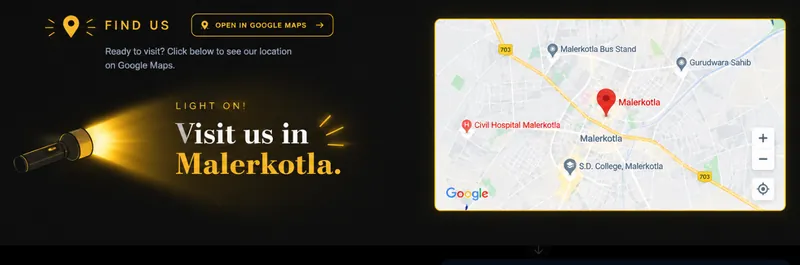
#> input picture find us.webp, 800 x 265 px
$ python -i process_product_images.py   (imports and definitions only)
#> lines starting #> are read from the running program, lines starting #| are printed output that depends on the picture
from __future__ import annotations

import re
import sys
import unicodedata
from io import BytesIO
from pathlib import Path

from PIL import Image, ImageOps


ROOT = Path(__file__).resolve().parent
SOURCE_DIR = ROOT / "product-images-raw"
OUTPUT_DIR = ROOT / "Assets" / "products"
BACKGROUND = (245, 242, 236)
MAX_BYTES = 200 * 1024


# [6 lines left out: function output_name, not called in this run]


def prepare_image(source: Path) -> Image.Image:
#> called with source = 'find us.webp'
    with Image.open(source) as opened:
#> opened is the input picture: PIL image 800x265 RGB; mean R, G, B 93.5, 90.6, 83.4
        image = ImageOps.exif_transpose(opened)
        if image.mode in ("RGBA", "LA") or "transparency" in image.info:
            foreground = image.convert("RGBA")
            canvas = Image.new("RGBA", foreground.size, (*BACKGROUND, 255))
            canvas.alpha_composite(foreground)
            image = canvas.convert("RGB")
        else:
            image = image.convert("RGB")

    width, height = image.size
#> width = 800; height = 265
    side = max(width, height)
#> side = 800
    if width != height:
        square = Image.new("RGB", (side, side), BACKGROUND)
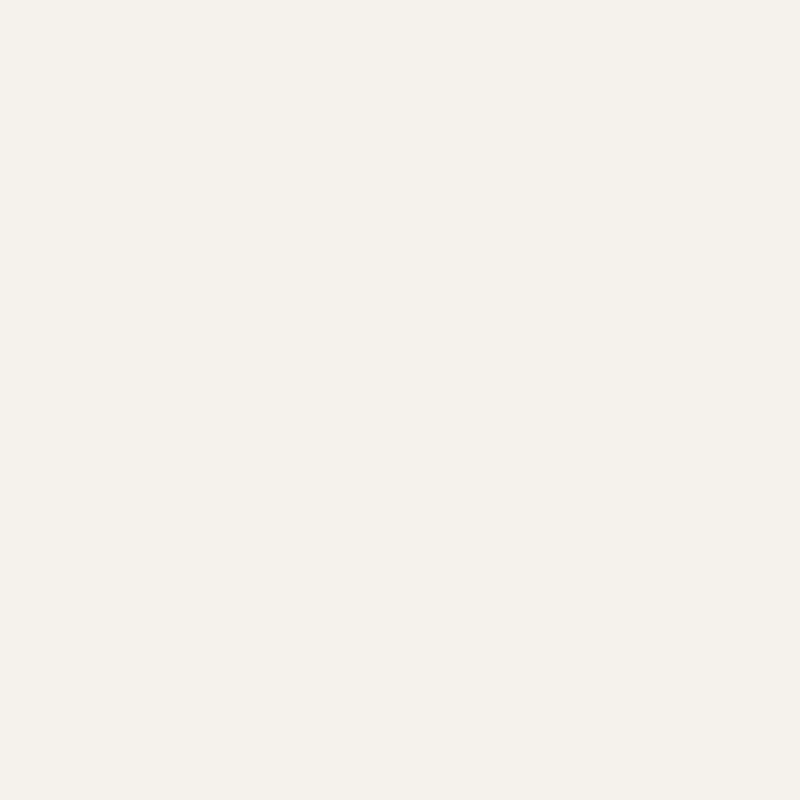
#> square: PIL image 800x800 RGB; mean R, G, B 245, 242, 236
        square.paste(image, ((side - width) // 2, (side - height) // 2))
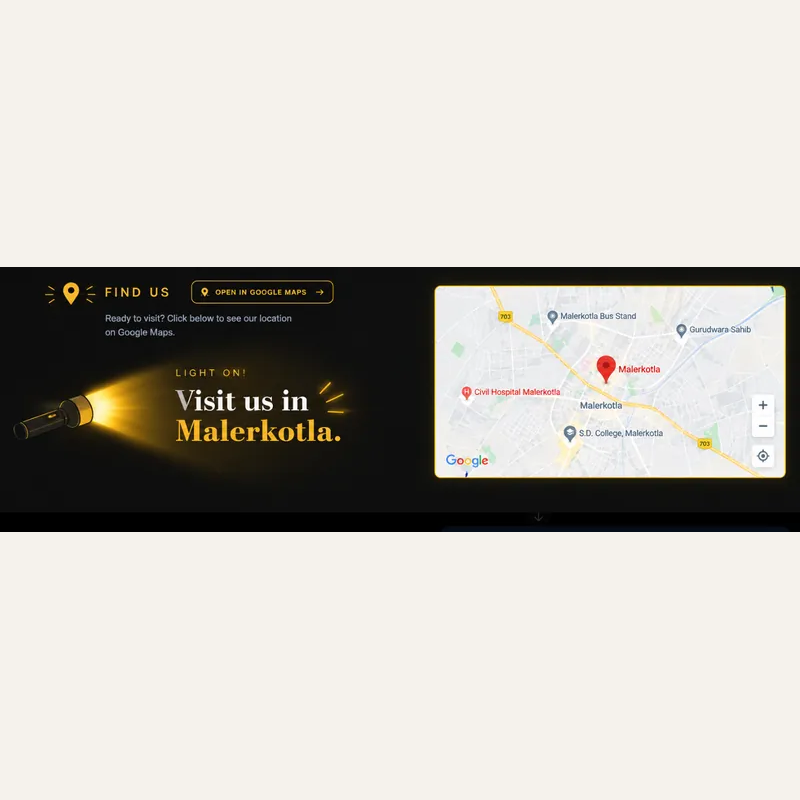
#> square: PIL image 800x800 RGB; mean R, G, B 194.8, 191.9, 185.5
        image = square

    return image.resize((1200, 1200), Image.Resampling.LANCZOS)


# [71 lines left out: functions encode_webp, main, not called in this run]


# [2 lines not run here, left out]

>>> result = prepare_image('find us.webp')
